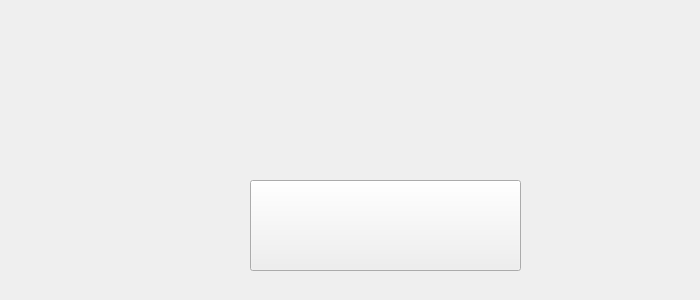
<?xml version="1.0" encoding="UTF-8"?>
<ui version="4.0">
 <class>WindowsStarted</class>
 <widget class="QMainWindow" name="WindowsStarted">
  <property name="geometry">
   <rect>
    <x>0</x>
    <y>0</y>
    <width>700</width>
    <height>300</height>
   </rect>
  </property>
  <property name="windowTitle">
   <string>MainWindow</string>
  </property>
  <property name="styleSheet">
   <string notr="true"/>
  </property>
  <widget class="QWidget" name="centralwidget">
   <widget class="QLabel" name="label">
    <property name="geometry">
     <rect>
      <x>0</x>
      <y>0</y>
      <width>700</width>
      <height>300</height>
     </rect>
    </property>
    <property name="text">
     <string/>
    </property>
    <property name="scaledContents">
     <bool>true</bool>
    </property>
   </widget>
   <widget class="QPushButton" name="pushButton">
    <property name="geometry">
     <rect>
      <x>250</x>
      <y>180</y>
      <width>271</width>
      <height>91</height>
     </rect>
    </property>
    <property name="text">
     <string/>
    </property>
   </widget>
  </widget>
 </widget>
 <resources/>
 <connections/>
</ui>
